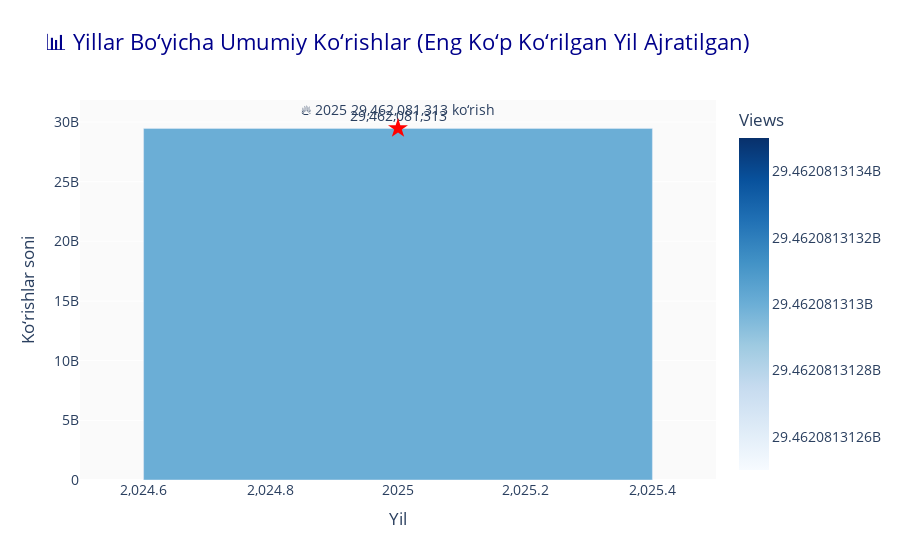

Notebook code cell kept with this figure:
### Markdown cell above
# Yillar bo‘yicha trend

### Code cell
import pandas as pd
import plotly.express as px

# Sana ustunini datetime formatiga o'tkazamiz
df['Published Date'] = pd.to_datetime(df['Published Date'], errors='coerce')

# Yilni ajratib olish
df['Year'] = df['Published Date'].dt.year

# Har bir yil bo‘yicha ko‘rishlar summasi
yearly_views = df.groupby('Year', as_index=False)['Views'].sum()

# Eng ko‘p ko‘rilgan yilni aniqlash
top_year = yearly_views.loc[yearly_views['Views'].idxmax()]
max_year = int(top_year['Year'])
max_views = int(top_year['Views'])

print(f"Eng ko‘p ko‘rilgan yil: {max_year} — {max_views:,} ta ko‘rish")

# Grafik chizish (Bar chart)
fig = px.bar(
    yearly_views,
    x='Year',
    y='Views',
    text='Views',
    title='📊 Yillar Bo‘yicha Umumiy Ko‘rishlar (Eng Ko‘p Ko‘rilgan Yil Ajratilgan)',
    color='Views',
    color_continuous_scale='Blues'
)

# Faqat bar’lar uchun text joylashuvini sozlash
fig.update_traces(texttemplate='%{text:,}', textposition='outside')

# Eng ko‘p bo‘lgan yilni ajratib ko‘rsatish (scatter marker bilan)
fig.add_scatter(
    x=[max_year],
    y=[max_views],
    mode='markers+text',
    text=[f"🔥 {max_year}\n{max_views:,} ko‘rish"],
    textposition='top center',
    marker=dict(size=15, color='red', symbol='star'),
    name='Eng ko‘p ko‘rilgan yil'
)

# Grafik dizayni
fig.update_layout(
    xaxis_title='Yil',
    yaxis_title='Ko‘rishlar soni',
    plot_bgcolor='rgba(250,250,250,0.9)',
    title_font=dict(size=22, color='darkblue'),
    font=dict(size=14),
    showlegend=False
)

fig.show()

### Figure 1 — Plotly figure (JSON) as saved in the notebook; plotly's stock layout.template omitted (floating-point values rounded to 4 significant figures)
{"data": [{"hovertemplate": "Year=%{x}<br>Views=%{marker.color}<extra></extra>", "legendgroup": "", "marker": {"color": [29462081313], "coloraxis": "coloraxis", "pattern": {"shape": ""}}, "name": "", "orientation": "v", "showlegend": false, "text": [29460000000.0], "textposition": "outside", "texttemplate": "%{text:,}", "type": "bar", "x": [2025], "xaxis": "x", "y": [29462081313], "yaxis": "y"}, {"marker": {"color": "red", "size": 15, "symbol": "star"}, "mode": "markers+text", "name": "Eng ko‘p ko‘rilgan yil", "text": ["🔥 2025\n29,462,081,313 ko‘rish"], "textposition": "top center", "type": "scatter", "x": [2025], "y": [29462081313]}], "layout": {"barmode": "relative", "coloraxis": {"colorbar": {"title": {"text": "Views"}}, "colorscale": [[0, "rgb(247,251,255)"], [0.125, "rgb(222,235,247)"], [0.25, "rgb(198,219,239)"], [0.375, "rgb(158,202,225)"], [0.5, "rgb(107,174,214)"], [0.625, "rgb(66,146,198)"], [0.75, "rgb(33,113,181)"], [0.875, "rgb(8,81,156)"], [1, "rgb(8,48,107)"]]}, "font": {"size": 14}, "legend": {"tracegroupgap": 0}, "plot_bgcolor": "rgba(250,250,250,0.9)", "showlegend": false, "title": {"font": {"color": "darkblue", "size": 22}, "text": "📊 Yillar Bo‘yicha Umumiy Ko‘rishlar (Eng Ko‘p Ko‘rilgan Yil Ajratilgan)"}, "xaxis": {"anchor": "y", "domain": [0, 1], "title": {"text": "Yil"}}, "yaxis": {"anchor": "x", "domain": [0, 1], "title": {"text": "Ko‘rishlar soni"}}}}
